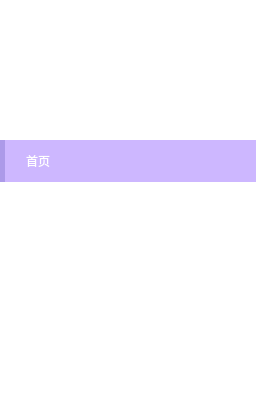
        <widget class="QFrame" name="left">
         <property name="minimumSize">
          <size>
           <width>0</width>
           <height>0</height>
          </size>
         </property>
         <property name="maximumSize">
          <size>
           <width>16777215</width>
           <height>16777215</height>
          </size>
         </property>
         <property name="styleSheet">
          <string notr="true">QFrame{
background-color: rgba(255, 255, 255,0);
border:0px solid red;
border-radius:18px
}</string>
         </property>
         <property name="frameShape">
          <enum>QFrame::StyledPanel</enum>
         </property>
         <property name="frameShadow">
          <enum>QFrame::Raised</enum>
         </property>
         <layout class="QVBoxLayout" name="verticalLayout_2" stretch="1,2">
          <property name="spacing">
           <number>0</number>
          </property>
          <property name="leftMargin">
           <number>0</number>
          </property>
          <property name="topMargin">
           <number>0</number>
          </property>
          <property name="rightMargin">
           <number>0</number>
          </property>
          <property name="bottomMargin">
           <number>0</number>
          </property>
          <item>
           <widget class="QFrame" name="leafHead_frame">
            <property name="frameShape">
             <enum>QFrame::StyledPanel</enum>
            </property>
            <property name="frameShadow">
             <enum>QFrame::Raised</enum>
            </property>
            <layout class="QVBoxLayout" name="verticalLayout">
             <property name="spacing">
              <number>0</number>
             </property>
             <property name="leftMargin">
              <number>12</number>
             </property>
             <property name="topMargin">
              <number>12</number>
             </property>
             <property name="rightMargin">
              <number>12</number>
             </property>
             <property name="bottomMargin">
              <number>12</number>
             </property>
             <item>
              <spacer name="verticalSpacer_2">
               <property name="orientation">
                <enum>Qt::Vertical</enum>
               </property>
               <property name="sizeHint" stdset="0">
                <size>
                 <width>20</width>
                 <height>40</height>
                </size>
               </property>
              </spacer>
             </item>
             <item>
              <widget class="QWidget" name="userAvatar_widget" native="true">
               <layout class="QHBoxLayout" name="horizontalLayout_3">
                <property name="spacing">
                 <number>0</number>
                </property>
                <property name="leftMargin">
                 <number>0</number>
                </property>
                <property name="topMargin">
                 <number>12</number>
                </property>
                <property name="rightMargin">
                 <number>0</number>
                </property>
                <property name="bottomMargin">
                 <number>8</number>
                </property>
                <item>
                 <widget class="QFrame" name="userAvatar_frame">
                  <property name="minimumSize">
                   <size>
                    <width>64</width>
                    <height>64</height>
                   </size>
                  </property>
                  <property name="maximumSize">
                   <size>
                    <width>64</width>
                    <height>64</height>
                   </size>
                  </property>
                  <property name="styleSheet">
                   <string notr="true">image: url(&quot;resources/img/List/List_头像.svg&quot;);
border:3px solid rgb(255, 255, 255);
border-radius:32px</string>
                  </property>
                 </widget>
                </item>
               </layout>
              </widget>
             </item>
             <item>
              <widget class="QFrame" name="userName_frame">
               <property name="frameShape">
                <enum>QFrame::StyledPanel</enum>
               </property>
               <property name="frameShadow">
                <enum>QFrame::Raised</enum>
               </property>
               <layout class="QHBoxLayout" name="horizontalLayout_4">
                <property name="spacing">
                 <number>0</number>
                </property>
                <property name="leftMargin">
                 <number>0</number>
                </property>
                <property name="topMargin">
                 <number>6</number>
                </property>
                <property name="rightMargin">
                 <number>0</number>
                </property>
                <property name="bottomMargin">
                 <number>6</number>
                </property>
                <item>
                 <widget class="QLabel" name="userName_label">
                  <property name="font">
                   <font>
                    <family>微软雅黑</family>
                    <pointsize>10</pointsize>
                   </font>
                  </property>
                  <property name="styleSheet">
                   <string notr="true">color: #ffffff;
font-size: 10pt;
qproperty-alignment: AlignCenter;</string>
                  </property>
                  <property name="text">
                   <string>微信未启动</string>
                  </property>
                 </widget>
                </item>
               </layout>
              </widget>
             </item>
             <item>
              <spacer name="verticalSpacer">
               <property name="orientation">
                <enum>Qt::Vertical</enum>
               </property>
               <property name="sizeHint" stdset="0">
                <size>
                 <width>20</width>
                 <height>40</height>
                </size>
               </property>
              </spacer>
             </item>
            </layout>
           </widget>
          </item>
          <item>
           <widget class="QListWidget" name="left_listWidget">
            <property name="minimumSize">
             <size>
              <width>199</width>
              <height>0</height>
             </size>
            </property>
            <property name="font">
             <font>
              <family>微软雅黑</family>
             </font>
            </property>
            <property name="focusPolicy">
             <enum>Qt::NoFocus</enum>
            </property>
            <property name="styleSheet">
             <string notr="true">QListView {

}
QListView::item{
background-color: transparent;
	color: rgba(255, 255, 255, 199);
padding:12px;
padding-left:18px;
}
QListView::item:hover {
	background-color: rgba(175, 139, 255, 59);

}
QListView::item:selected {
background-color: rgba(175, 139, 255, 159);
	color: rgb(255, 255, 255);
border-left:5px solid rgb(172, 154, 233)
}
</string>
            </property>
            <property name="currentRow">
             <number>0</number>
            </property>
            <item>
             <property name="text">
              <string>首页</string>
             </property>
             <property name="icon">
              <iconset>
               <normaloff>resources/img/List/List_0.svg</normaloff>resources/img/List/List_0.svg</iconset>
             </property>
            </item>
            <item>
             <property name="text">
              <string>自动信息</string>
             </property>
             <property name="icon">
              <iconset>
               <normaloff>resources/img/List/List_1.svg</normaloff>resources/img/List/List_1.svg</iconset>
             </property>
            </item>
            <item>
             <property name="text">
              <string>拆段发送</string>
             </property>
             <property name="icon">
              <iconset>
               <normaloff>resources/img/List/List_2.svg</normaloff>resources/img/List/List_2.svg</iconset>
             </property>
            </item>
            <item>
             <property name="text">
              <string>Ai接管</string>
             </property>
             <property name="icon">
              <iconset>
               <normaloff>resources/img/List/List_3.svg</normaloff>resources/img/List/List_3.svg</iconset>
             </property>
            </item>
           </widget>
          </item>
         </layout>
        </widget>
